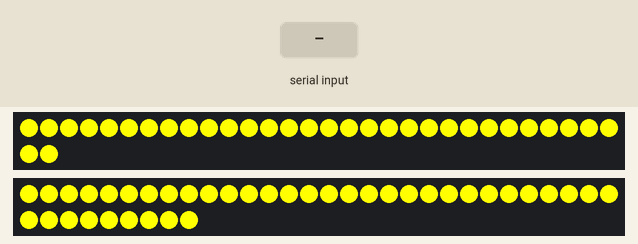
The sketch below on a simulated Arduino Uno, built with avr-gcc and run on an emulated ATmega328P. Shown: 32 RGB LEDs in strip order, left to right, continuing on the next row, 39 RGB LEDs in strip order, left to right, continuing on the next row. Inputs (shaded band) come from the test bench. Dim RGB values are drawn brighter than linear; what the sketch prints to the serial monitor is not drawn.

Above: at 0.1 s.
2.8 s: "Chase" received over Serial
At 2.97 s:
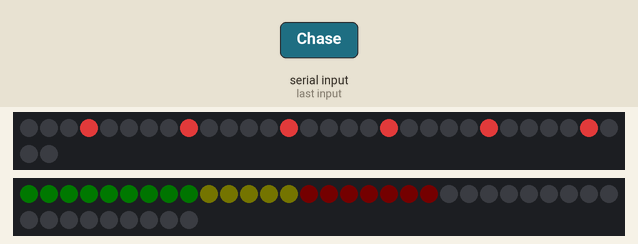
4.5 s: "Solid" received over Serial
At 5.09 s:
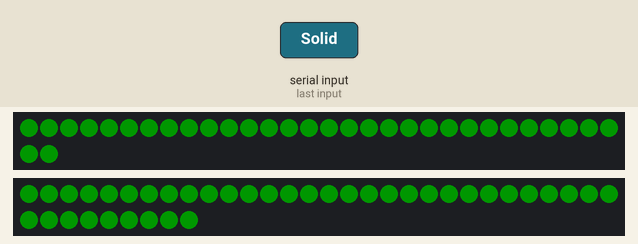
6.8 s: "Blind" received over Serial
At 7.2 s:
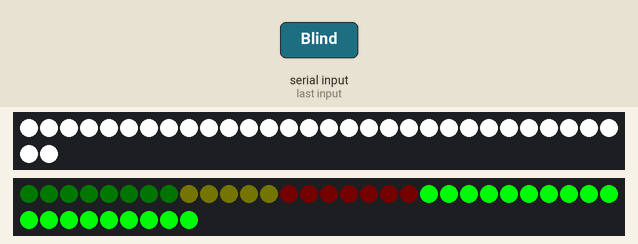
8.9 s: "Chase,45\n" received over Serial
At 9.6 s:
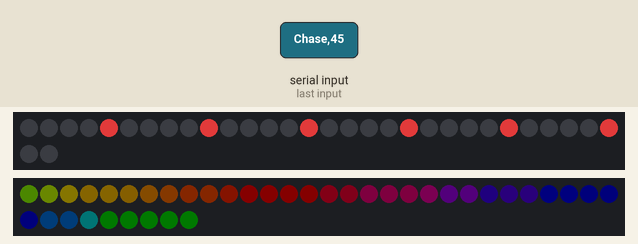
10.8 s: "Blind,45\n" received over Serial
At 11.21 s:
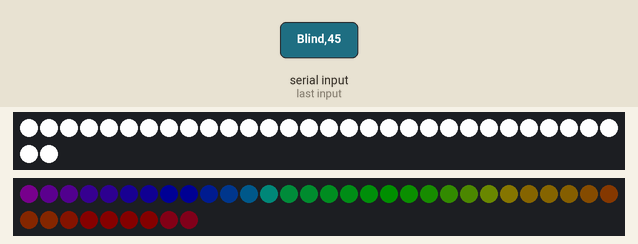
12.9 s: "Solid,45\n" received over Serial
At 13.33 s:
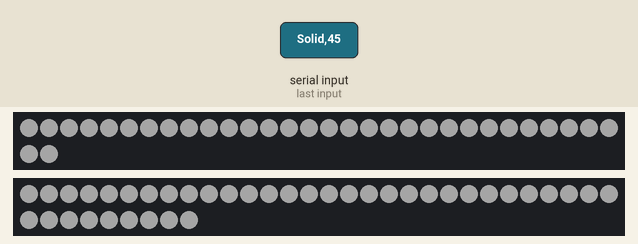

The sketch:

CommandBased_option2.ino
```cpp
// DO NOT USE Port 13
// Code designed to run WS2811 LEDS and NEOPIXELs
// Use Subsystem class to describe a strip
// Use Command class to design an animation
// Command is similar to FIRST Command based robot programming:
//  There is Initialize that runs once every assignment to a Subsystem,
//  There is Execute that runs every cycle (with a tweak, see "speed"),
//  There is IsFinished that should return true when the Command is done.

#include "Lights3130.h"

#define NUM_LEDS_PUSHER 32
#define NUM_LEDS_LIFTER 39

#define DATA_PIN_PUSHER 2
#define DATA_PIN_LIFTER 3

#define DELAY 20 //sets the delay between light updates in milliseconds


/*
   Command family classes represent different blinky styles.
   Just extend the Command class and be creative.
*/

// Chase - simple chasing lights like in a marquee sign.

class Chase : public Command {
    const static int CHASE_SIZE = 5;
    const static int CHASE_SPEED = -1;
  public:
    Chase(Subsystem *s): Command(s, CHASE_SPEED) {};
    void Execute();
    bool IsFinished();
  private:
    CRGB pattern[CHASE_SIZE];
};

void Chase::Execute() {
  for (int t = 0; t < CHASE_SIZE; t++) {
    if (
      (my_speed > 0 && (t + cycleNumber) % CHASE_SIZE == 0) ||
      (my_speed < 0 && (t - cycleNumber) % CHASE_SIZE == 0) ) {
      pattern[t] = CRGB::Brown;
    }
    else pattern[t] = CRGB::Black;
  }
  if (my_strip != NULL) {
    my_strip->Interlace(CHASE_SIZE, pattern);
  }
}

bool Chase::IsFinished() {
  return (cycleNumber >= 50);
}


// Blind - quick strob effect in intent to blind all around

class Blind : public Command {
    const static int SPEED = 0;
  public:
    Blind(Subsystem *s): Command(s, SPEED) {};

    void Execute() {
      if (my_strip != NULL) {
        my_strip->SetColor(cycleNumber%2 ? CRGB::White : CRGB::Black);
      }
    };

    bool IsFinished() { return (cycleNumber >= 20); };
};


// Breathe - slowly oscillate up and down
//
class Breathe : public Command {
    const static int SPEED = 2;
    CRGB m_color;
  public:
    Breathe(Subsystem *s, CRGB color=CRGB::Green): Command(s, SPEED), m_color(color) {};

    void Execute() {
      if (my_strip != NULL) {
        CRGB color = m_color;
        if(cycleNumber < 256) {
          uint8_t val = triwave8(cycleNumber);
          color %= (val/2);
        }
        else color = 0;
        my_strip->SetColor(color);
      }
    };

    bool IsFinished() { return (cycleNumber >= 300); };
};


// RainbowBreathe - slowly oscillate back and forth
//
class RainbowBreathe : public Command {
    const static int SPEED = 2;
    uint8_t m_hue;
    int step;
  public:
    RainbowBreathe(Subsystem *s, uint8_t hue=0): Command(s, SPEED), m_hue(hue) {step=256/s->size();};

    void Execute() {
      if (my_strip != NULL) {
        CHSV color;
        if(cycleNumber < 256) {
          uint8_t val = triwave8(cycleNumber);
	  color.h = (m_hue + cycleNumber*step)%256;
	  color.s = 255;
          color.v = val/2;
        }
        else color.v = 0;
        my_strip->ShiftForward(color);
      }
    };

    bool IsFinished() { return (cycleNumber >= 300); };
};

// SolidColor
//
class SolidColor : public Command {
	const int life = 50;
	uint8_t m_hue;
public:
	SolidColor(Subsystem *s, uint8_t c=100) :Command(s), m_hue(c) {};
	void Execute();
	bool IsFinished() { return cycleNumber > life; };
	void SetColor(uint8_t c) {m_hue=c;};
};

void SolidColor::Execute() {
	uint8_t val = 128 * (life - cycleNumber) / life;
	uint8_t sat = m_hue > 100 ? 0 : 255;
	if(my_strip) my_strip->SetColor(CHSV(m_hue, sat, val));
};

/*
 * Here and below is the execution part.
 * As usual in Arduino: first setup() once and then loop() repeatedly.
 */

Subsystem *lifter;
Subsystem *pusher;
CommandGroup *default_lifter;
CommandGroup *default_pusher;
Command *breather_p;
Command *chaser_p;
Command *blinder_p;
Command *breather_l;
Command *chaser_l;
Command *blinder_l;

SolidColor *solid_p;
SolidColor *solid_l;

void dispatchInputs() {
  while(Serial.available() > 0) {
    String input = Serial.readString();
    Serial.print("Serial received: "); Serial.print(input);
    if(input.startsWith("Chase")) {
      pusher->SetCurrentCommand(chaser_p);
      if(isDigit(input.charAt(6)) or input.charAt(6)=='-') {
        int speed = input.substring(6).toInt();
        chaser_p->SetSpeed(speed);
      }
    }
    else if(input.startsWith("Blind")) {
      pusher->SetCurrentCommand(blinder_p);
    }
    else if(input.startsWith("Solid")) {
      if(isDigit(input.charAt(6))) {
        int hue = 110 - 10*input.substring(6).toInt();
        solid_p->SetColor(hue);
        solid_l->SetColor(hue);
      }
      pusher->SetCurrentCommand(solid_p);
      lifter->SetCurrentCommand(solid_l);
    }
  }
}


void setup() {
  Serial.begin(57600);
  Serial.setTimeout(20); // Default is 1000 ms = 1 sec, too long
  Serial.print("setup: Initializing...\n");

  pinMode(DATA_PIN_PUSHER, OUTPUT);
  pinMode(DATA_PIN_LIFTER, OUTPUT);

  lifter = new Subsystem(NUM_LEDS_LIFTER);
  pusher = new Subsystem(NUM_LEDS_PUSHER);
  default_lifter = new CommandGroup(lifter);
  default_pusher = new CommandGroup(pusher);
  breather_p = new RainbowBreathe(pusher);
  breather_l = new RainbowBreathe(lifter);

  chaser_p = new Chase(pusher);
  blinder_p = new Blind(pusher);

  chaser_l = new Chase(lifter);
  blinder_l = new Blind(lifter);

  solid_p = new SolidColor(pusher);
  solid_l = new SolidColor(lifter);

  default_lifter->AddSequential(breather_l);
  //default_lifter->AddSequential(chaser_l);

  default_pusher->AddSequential(breather_p);
  default_pusher->AddSequential(chaser_p);

  lifter->SetDefaultCommand(default_lifter);
  pusher->SetDefaultCommand(default_pusher);

  FastLED.addLeds<WS2811, DATA_PIN_PUSHER, GRB>(pusher->leds, NUM_LEDS_PUSHER);
  FastLED.addLeds<NEOPIXEL, DATA_PIN_LIFTER>(lifter->leds, NUM_LEDS_LIFTER);

  lifter->SetColor(CRGB::Yellow);
  pusher->SetColor(CRGB::Yellow);
  FastLED.show();
  FastLED.delay(500);
  lifter->SetColor(CRGB::Black);
  pusher->SetColor(CRGB::Black);
  FastLED.show();
  FastLED.delay(1000);
  Serial.print("setup: Init is done. Starting...\n");
}


void loop() {
  dispatchInputs();
  lifter->execute();
  pusher->execute();
  FastLED.show();
  FastLED.delay(DELAY);
}
```

Lights3130.cpp
```cpp
#include "Lights3130.h"

// Subsystem class implementation

Subsystem::Subsystem(int numberOfLeds) {
  leds = new CRGB[numberOfLeds];
  m_size = numberOfLeds;
  m_first = true;
  default_command = NULL;
  current_command = NULL;
}

Subsystem::~Subsystem() {
  delete leds;
}

void Subsystem::SetDefaultCommand(Command *command) {
  default_command = command;
  default_command->Initialize();
}

void Subsystem::SetCurrentCommand(Command *command) {
  current_command = command;
  current_command->Initialize();
}

void Subsystem::execute() {
  if (current_command == NULL) current_command = default_command;

  if (current_command != NULL) {
    if (m_first) {
      current_command->Initialize();
      m_first = false;
    }
    if (false == current_command->Run()) {
      current_command = NULL;
      m_first = true;
    }
  }
}


void Subsystem::SetColor(CRGB color) {
  for (size_t t = 0; t < m_size; t++) {
    leds[t] = color;
  }
}

void Subsystem::Interlace(int size, CRGB *pattern) {
  for (size_t t = 0; t < m_size; t++) {
    leds[t] = pattern[t % size];
  }
}

void Subsystem::ShiftForward(CRGB color) {
  for (size_t t = m_size-1; t > 0; t--) {
    leds[t] = leds[t-1];
  }
  leds[0] = color;
}

void Subsystem::ShiftBack(CRGB color) {
  for (size_t t = 0; t < m_size-1; t++) {
    leds[t] = leds[t+1];
  }
  leds[m_size-1] = color;
}


// Command class implementation

Command::Command (Subsystem *subsystem, int speed)
  : my_strip(subsystem)
  , my_speed(speed)
{}

void Command::Initialize() {
  cycleNumber = 0;
  idleCycles = 0;
}

bool Command::Run() {
  if (idleCycles > 0) {
    idleCycles--;
    return true;
  }
  idleCycles = abs(my_speed);
  cycleNumber++;
  Execute();
  if (IsFinished()) {
    End();
    return false;
  }
  return true;
}

void Command::End() {
}


// CommandGroup class implementation

CommandGroup::CommandGroup (Subsystem *subsystem, int speed)
  : Command(subsystem, speed)
  , m_root(NULL)
  , m_iterator(NULL)
  , m_first(true)
{
}

void CommandGroup::Initialize() {
  Command::Initialize();
  m_iterator = m_root;
  m_first = true;
}

bool CommandGroup::Run() {
  if (m_root == NULL) return false;
  if (m_iterator == NULL) m_iterator = m_root;

  if (Command::Run() == false) {
    if (m_iterator->command != NULL) m_iterator->command->End();
    return false;
  }

  if (m_iterator->command != NULL) {
    if (m_first) {
      m_first = false;
      m_iterator->command->Initialize();
    }
    if (m_iterator->command->Run()) return true;
  }

  // If we made it all the way down to here it means the current command has finished
  // It's time to move forward to the next command in the group
  m_iterator = m_iterator->next;
  if (m_iterator == NULL) {
    // This is the end. Run End() and retire.
    End();
    return false;
  }
}

void CommandGroup::End() {
}

void CommandGroup::AddSequential(Command *command) {
	CommandContainer **link = &m_root;
	while (*link != NULL) link = &((*link)->next);
	CommandContainer *cc = new CommandContainer;
	cc->command = command;
	cc->next = NULL;
	*link = cc;
}

CommandGroup::~CommandGroup() {
	CommandContainer *p = m_root;
	while (p != NULL) {
		CommandContainer *waste = p;
		p = p->next;
		delete waste;
	}
}
```

Lights3130.h
```cpp
#include <FastLED.h>

class Command;

class Subsystem {
  public:
    Subsystem(int numberOfLeds);
    ~Subsystem();
    void SetDefaultCommand(Command *command);
    void SetCurrentCommand(Command *command);
    void execute();

    void Interlace(int size, CRGB *pattern);
    void SetColor(CRGB color);
    void ShiftForward(CRGB color=0);
    void ShiftBack(CRGB color=0);
    CRGB &operator[](size_t i) { if(i >= m_size) return leds[m_size-1]; else return leds[i]; };
    size_t size() {return m_size;};
  protected:
    CRGB* leds;
  private:
    size_t m_size;
    bool m_first;
    Command *default_command;
    Command *current_command;
  friend void setup();
};

class Command {
  public:
    Command(Subsystem *subsystem, int speed = 0);
    ~Command();
    virtual bool Run();
    void SetSpeed(int speed) {my_speed=speed;};
    virtual void Initialize();
    virtual void Execute() = 0;
    virtual bool IsFinished() = 0;
    virtual void End();
  protected:
    Subsystem *my_strip;
    int cycleNumber = 0;
    int idleCycles = 0;
    int my_speed = 1;
};

struct CommandContainer {
	Command* command;
	CommandContainer* next;
};

class CommandGroup : public Command {
public:
  CommandGroup(Subsystem *subsystem, int speed = 0);
  ~CommandGroup();
  bool Run();
  virtual void Initialize();
  virtual void Execute() {};
  virtual bool IsFinished() {return false;};
  virtual void End();
  void AddSequential(Command *command);
protected:
  bool m_first;
  CommandContainer *m_root;
  CommandContainer *m_iterator;
};
```

Measured:
- after the input at 2.8 s, the LEDs: first change after 0.08 s (image 1 shows a later state)
- after the input at 4.5 s, the LEDs: first change after 0.32 s (image 2 shows a later state)
- after the input at 6.8 s, the LEDs: change after 0.32 s (image 3)
- after the input at 8.9 s, the LEDs: first change at once (image 4 shows a later state)
- after the input at 10.8 s, the LEDs: change after 0.34 s (image 5)
- after the input at 12.9 s, the LEDs: change after 0.28 s (image 6)
